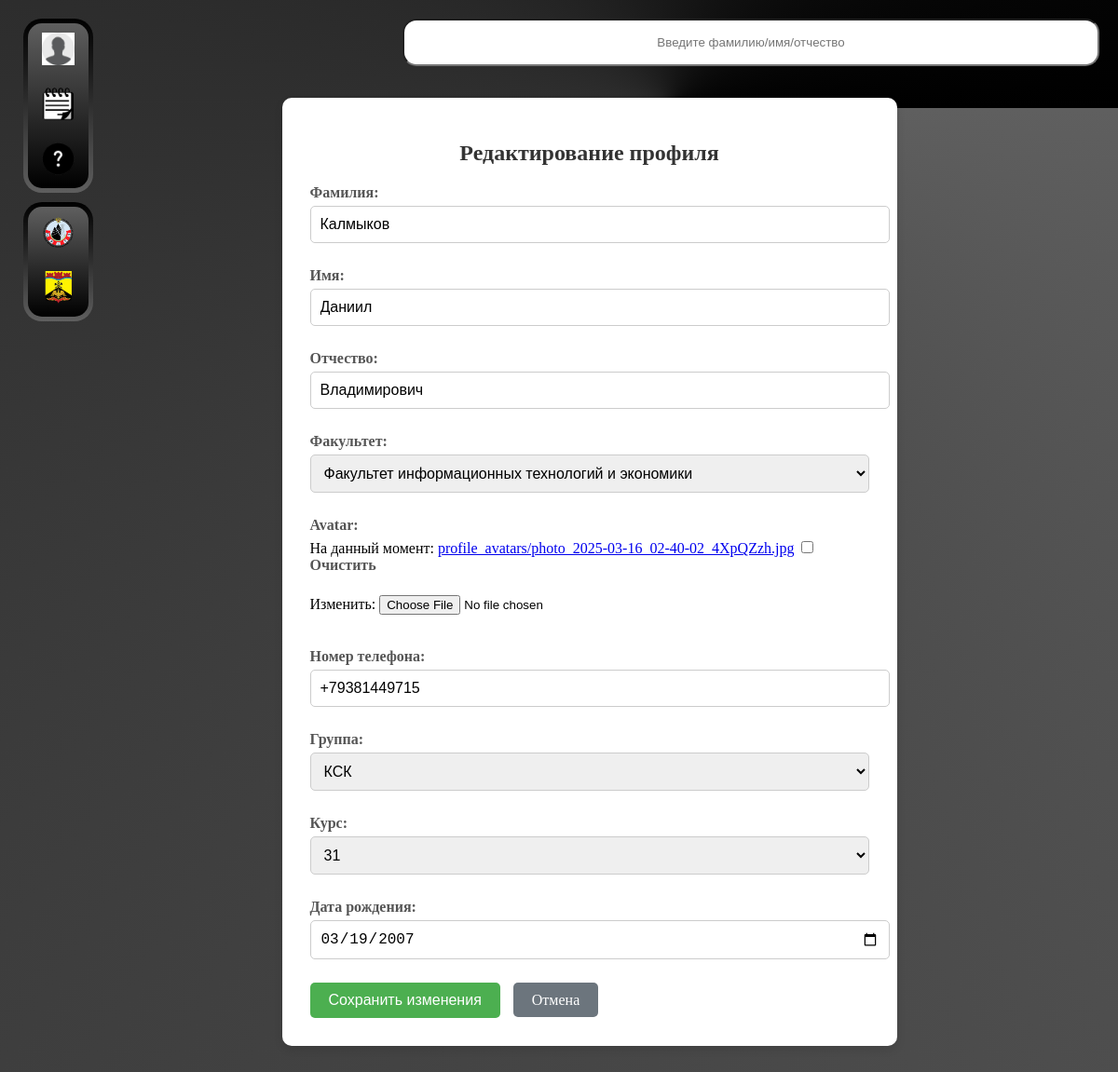
Before: /edit-profile/ (signed in) with the older database file.
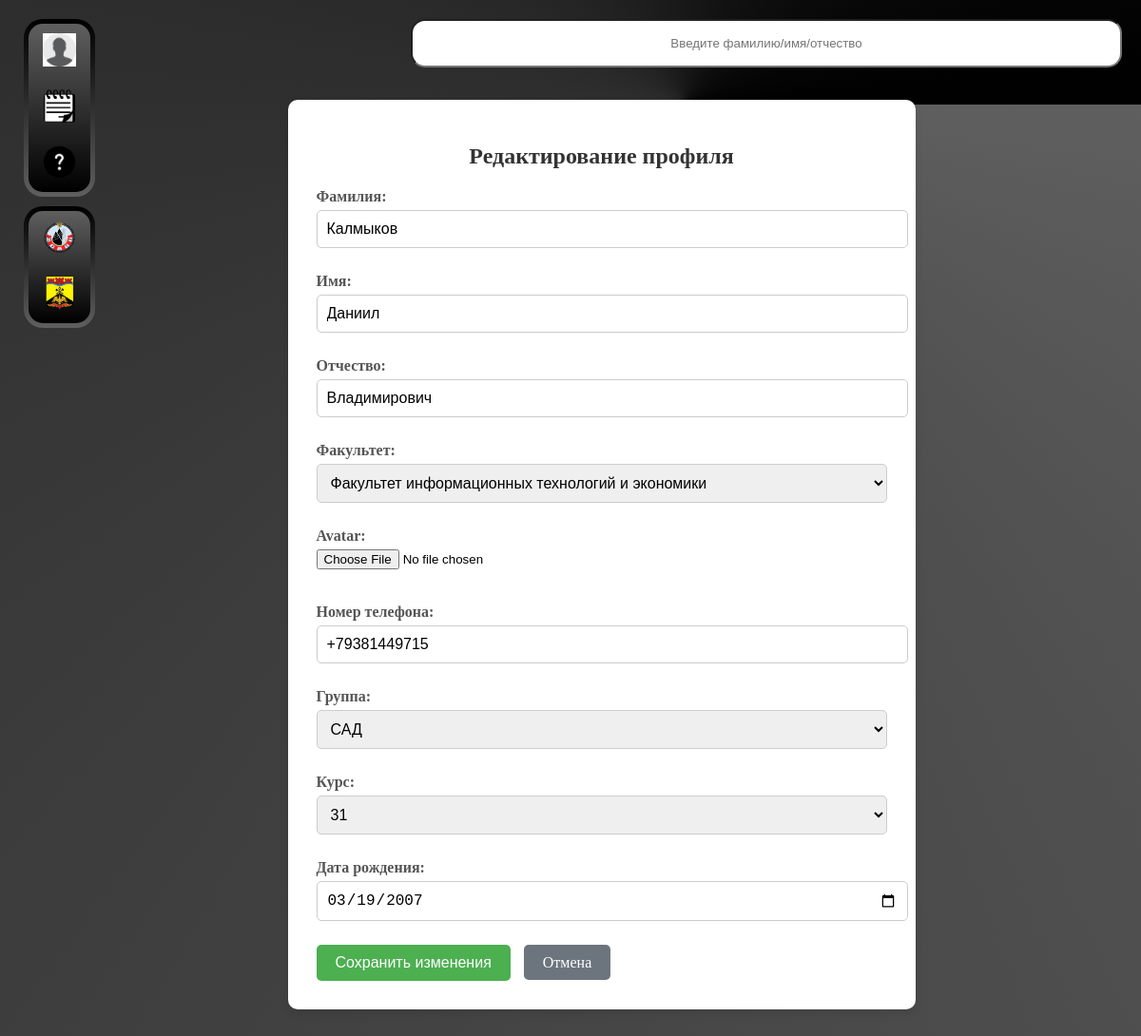
After: the same page with the newer database file.
### main/models.py (models this page shows, shortened)
class Profile(models.Model):
    user = models.OneToOneField(User, on_delete=models.CASCADE, related_name='profile_user', unique=True)
    familiy = models.CharField(max_length=255,verbose_name='Фамилия')
    name = models.CharField(max_length=255, verbose_name='Имя')
    otchestvo = models.CharField(max_length=255, verbose_name='Отчество')
    faculti = models.CharField(max_length=255, choices=Faculti.FACULTI_CHOICES, verbose_name='Факультет')
    avatar = models.ImageField(upload_to='./profile_avatars/', blank=True, null=True)
    role = models.CharField(max_length=50, blank=True,null=True, choices=Role.ROLE_CHOICES, default='Student')
    phone = models.CharField(max_length=12, verbose_name='Номер телефона')
    kurator = models.ForeignKey(Teacher, null=True, blank=True,on_delete=models.CASCADE, related_name='profile_kurator_group', verbose_name='Куратор')
    group = models.ForeignKey(Groups,on_delete=models.CASCADE,verbose_name='Группа')
    course = models.CharField(max_length=2, choices=Course.COURSE, verbose_name='Курс')
    birthday = models.CharField(max_length=10,verbose_name='Дата рождения')

class Groups(models.Model):
    name = models.CharField(max_length=255, verbose_name="Название группы", default='')
    course = models.CharField(max_length=2,choices=Course.COURSE, verbose_name="Курс", default='11')
    def __str__(self):
        return f"{self.name}"
    class Meta:
        verbose_name = "Группа"
        verbose_name_plural = "Группы"

### main/views.py (the view)
# urls.py: path('edit-profile/', views.edit_profile, name='edit_profile'),
@login_required
def edit_profile(request):
    profile = get_object_or_404(Profile, user=request.user)
    if request.method == 'POST':
        form = EditProfile(request.POST, request.FILES, instance=profile)
        if form.is_valid():
            form.save()  # Сохраняем изменения
            return redirect('profile')  # Перенаправляем на страницу профиля
    else:
        form = EditProfile(instance=profile)
    return render(request, 'PROFILE/edit_profile.html', {'form': form})

### main/forms.py
class EditProfile(forms.ModelForm):
    class Meta:
        model = Profile
        fields = ['familiy','name','otchestvo','faculti','avatar','phone','group','course','birthday']
        widgets = {
            'birthday': forms.DateInput(attrs={'type': 'date'}),  # Поле для выбора даты
        }

### main/templates/PROFILE/edit_profile.html (shortened to what this page needs)
{% extends "base.html" %}
{% load static %}
{% block content %}
<link rel="stylesheet" href="{% static 'edit_profile.css' %}">
<div class="edit-profile-container">
    <h1>Редактирование профиля</h1>
    <form method="POST" enctype="multipart/form-data">
        {{ form.as_p }}
        <button type="submit" class="save-button">Сохранить изменения</button>
        <a href="{% url 'profile' %}" class="cancel-button">Отмена</a>
    </form>
</div>
{% endblock %}

Changed rows visible on the page:
changed Profile "Калмыков": group "КСК" → "САД"
Other visible differences:
form field as_p: "☐" → (not shown)
text no longer shown: "Фамилия: Имя: Отчество: Факультет: Avatar: На данный момент: profile_avatars/photo_2025-03-16_02-40-02_4XpQZzh.jpg Очистить Изменить: Номер телефона: Группа: Курс: Дата рождения:"
text now shown: "Фамилия: Имя: Отчество: Факультет: Avatar: Номер телефона: Группа: Курс: Дата рождения:"
